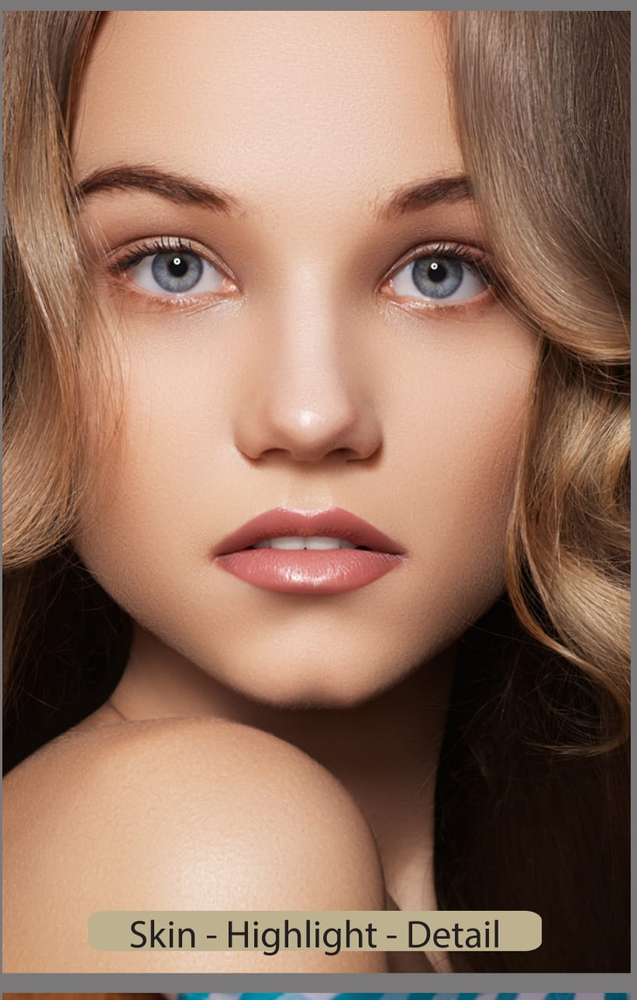
%> input picture gui/image.bmp, 637 x 1000 px, shrunk from 822 x 1290 before the run
$ octave --eval "result = regmax('../gui/image.bmp');"   (GNU Octave 9; MATLAB toolbox functions it lacks are replaced by stand-ins)
%> lines starting %> are read from the running program, lines starting %| are printed output that depends on the picture
function BW=regmax(img)
%> called with img = '../gui/image.bmp'
I = imread(img);
%> I is the input picture: size 1000x637x3 uint8; mean R, G, B 150, 116.1, 97.5
BW = imregionalmax(I);
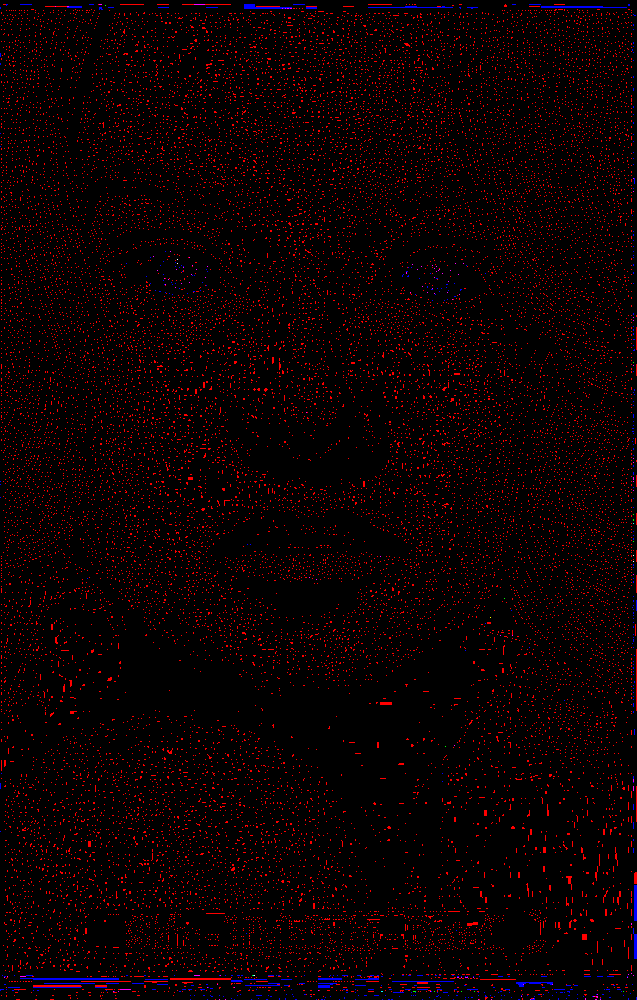
%> BW: size 1000x637x3 logical; mean R, G, B 0.0476, 4.08e-05, 0.00376
%> `result = regmax('../gui/image.bmp');`:
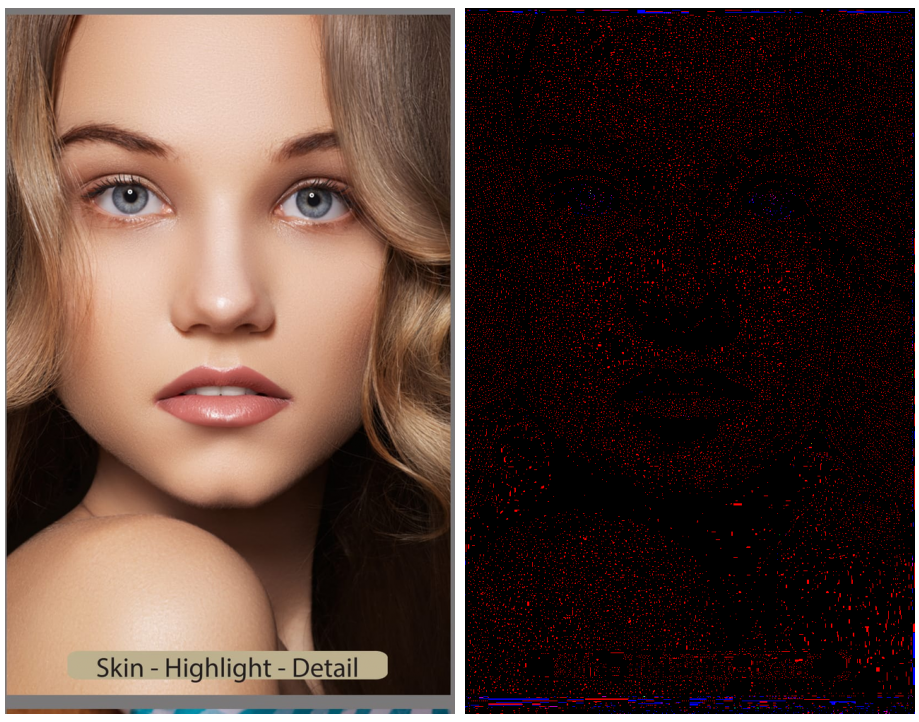
%> figure redrawn from the program's plot data, 2 panels
figure;
subplot(1,2,1),imshow(I);
subplot(1,2,2),imshow(BW);
end
